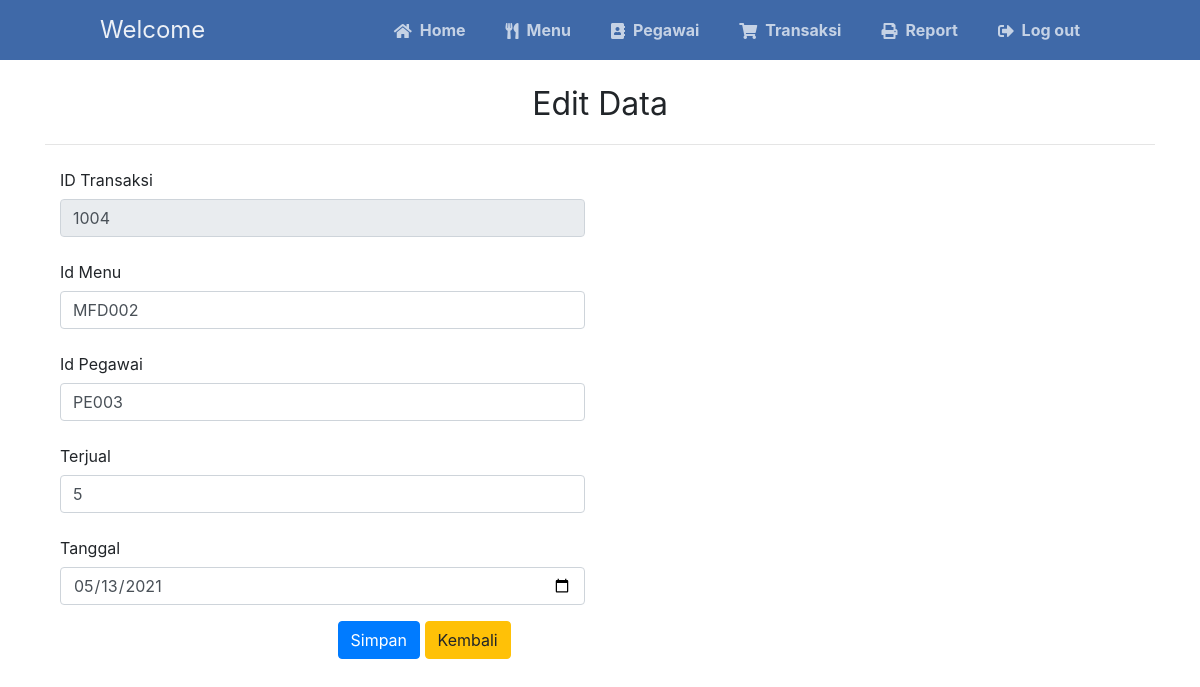
Page /transaksi_edit.php?id=1004 (signed in) on the committed database.
### tables this page shows
CREATE TABLE `transaksi` (
  `id_transaksi` int(8) NOT NULL,
  `id_menu` char(8) DEFAULT NULL,
  `id_pegawai` char(7) DEFAULT NULL,
  `jumlah_beli` int(4) DEFAULT NULL,
  `tgl_transaksi` date DEFAULT NULL
);

### transaksi_edit.php (the view, shortened to what this page needs)
<?php
include 'koneksi.php';
?>
<!DOCTYPE html>
<html lang="en">
<head>
    <link rel="stylesheet" type="text/css" href="css/bootstrap.min.css">
    <link rel="stylesheet" type="text/css" href="style.css">
    <link rel="stylesheet" href="https://use.fontawesome.com/releases/v5.7.1/css/all.css">
</head>
<body>
    <nav class="navtop">
        <div>
            <h1>Welcome</h1>
            <a href="index.php"><i class="fas fa-home"></i>Home</a>
            <a href="menu.php"><i class="fas fa-utensils"></i>Menu</a>
            <a href="pegawai.php"><i class="fas fa-address-book"></i>Pegawai</a>
            <a href="transaksi.php"><i class="fas fa-shopping-cart"></i>Transaksi</a>
            <a href="report.php" target="blank"><i class="fas fa-print"></i>Report</a>
            <a href="logout.php" onclick="return confirm('Log out Sekarang?')"><i class="fas fa-sign-out-alt"></i>Log out</a>
        </div>
    </nav>
    <div class="container" style="margin-top:20px">
        <center>
            <font size="6">Edit Data</font>
        </center>
        <hr>
        <?php
        if (isset($_GET['id'])) {
            $id = $_GET['id'];
            $stid = mysqli_query($koneksi, "SELECT * FROM transaksi WHERE id_transaksi = '$id'");
            while ($d = mysqli_fetch_array($stid)) {
        ?>
                <form action="" method="post">
                    <div class="item form-group">
                        <label class="col-form-label col-md-3 col-sm-3 label-align">ID Transaksi</label>
                        <div class="col-md-6 col-sm-6">
                            <input readonly type="number" name="id_transaksi" class="form-control" value="<?= $d['id_transaksi'] ?>">
                        </div>
                    </div>
                    <div class="item form-group">
                        <label class="col-form-label col-md-3 col-sm-3 label-align">Id Menu</label>
                        <div class="col-md-6 col-sm-6">
                            <input type="text" name="id_menu" class="form-control" value="<?= $d['id_menu'] ?>">
                        </div>
                    </div>
                    <div class="item form-group">
                        <label class="col-form-label col-md-3 col-sm-3 label-align">Id Pegawai</label>
                        <div class="col-md-6 col-sm-6">
                            <input type="text" name="id_pegawai" class="form-control" value="<?= $d['id_pegawai'] ?>">
                        </div>
                    </div>
                    <div class="item form-group">
                        <label class="col-form-label col-md-3 col-sm-3 label-align">Terjual</label>
                        <div class="col-md-6 col-sm-6">
                            <input type="number" name="jumlah_beli" class="form-control" value="<?= $d['jumlah_beli'] ?>">
                        </div>
                    </div>
                    <div class="item form-group">
                        <label class="col-form-label col-md-3 col-sm-3 label-align">Tanggal</label>
                        <div class="col-md-6 col-sm-6">
                            <input type="date" name="tgl_transaksi" class="form-control" value="<?= $d['tgl_transaksi'] ?>">
                        </div>
                    </div>
                    <div class="item form-group">
                        <div class="col-md-6 col-sm-6 offset-md-3">
                            <input type="submit" name="submit" class="btn btn-primary" value="Simpan">
                            <a href="transaksi.php" class="btn btn-warning">Kembali</a>
                        </div>
                    </div>
                </form>
        <?php }
        }  ?>
    </div>
</body>
</html>

### style.css (style rules this page uses)
body { background-color: #FFFFFF; margin: 0; }
.navtop { background-color: #3f69a8; height: 60px; width: 100%; border: 0; position: sticky; }
.navtop div { display: flex; margin: 0 auto; width: 1000px; height: 100%; }
.navtop div h1, .navtop div a { display: inline-flex; align-items: center; }
.navtop div h1 { flex: 1; font-size: 24px; padding: 0; margin: 0; color: #ecf0f6; font-weight: normal; }
.navtop div a { padding: 0 20px; text-decoration: none; color: #c5d2e5; font-weight: bold; }
.navtop div a i { padding: 2px 8px 0 0; }

### rows in the picture
transaksi: id_transaksi "1004", id_menu "MFD002", id_pegawai "PE003", jumlah_beli "5", tgl_transaksi "05/13/2021"
